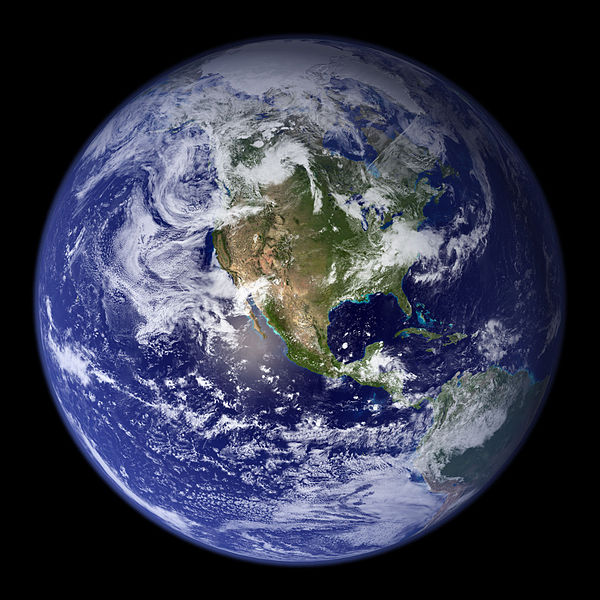
#> input picture Ödev1/Images/img_2.jpg, 600 x 600 px, found by its file name
$ python 'Calısma.py'
#> lines starting #> are read from the running program, lines starting #| are printed output that depends on the picture
import cv2
import numpy as np

img = cv2.imread("./Images/img_2.jpg")
#> img is the input picture: shape (600, 600, 3); mean B, G, R 76.1, 57.9, 54.6
print(img.shape)
#| (600, 600, 3)

x = 20
y = 10
#1 kanal mavi 2 kanal yeşil 3 kanal kırmızı
kanal = 0
#x,y kordinatındaki kanal kanalıkdaki deger
yogunluk = img[x,y,kanal]
#> yogunluk = 0
print(yogunluk)
#| 0

max_yogunluk = np.max(img)
#> max_yogunluk = 255
min_yogunluk = np.min(img)
#> min_yogunluk = 0
print(max_yogunluk)
#| 255
print(min_yogunluk)
#| 0

crap = img[100:500,100:500,0]
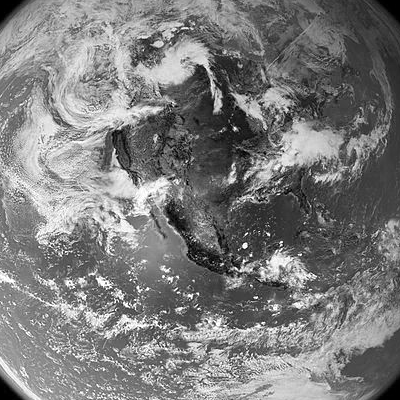
#> crap: shape (400, 400); min 0, max 255, mean 124.3
cv2.imshow("crap",crap)
cv2.imshow("img",img)


cv2.waitKey(0)
cv2.destroyAllWindows()

$ run again, with Ödev1/Images/img_3.jpg copied over Ödev1/Images/img_2.jpg
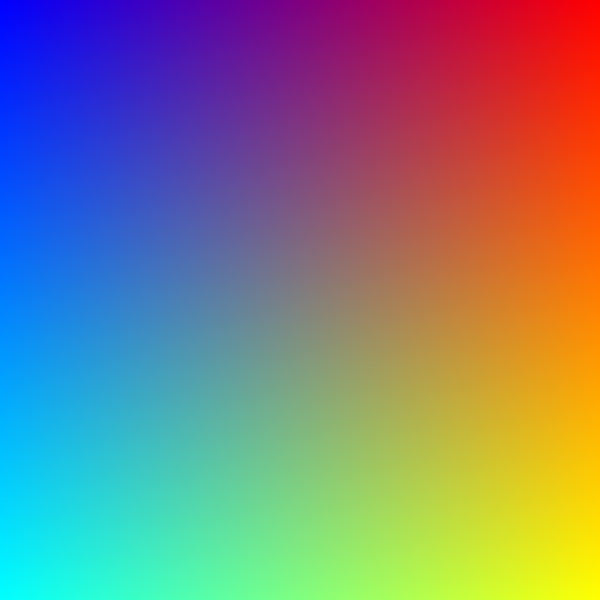
#> input picture Ödev1/Images/img_3.jpg, 600 x 600 px, found by its file name
#> img is the input picture: shape (600, 600, 3); mean B, G, R 127.7, 127.3, 127.3
#| (600, 600, 3)
#> yogunluk = 251
#| 251
#> max_yogunluk = 255
#> min_yogunluk = 0
#| 255
#| 0
#> `crap = img[100:500,100:500,0]`:
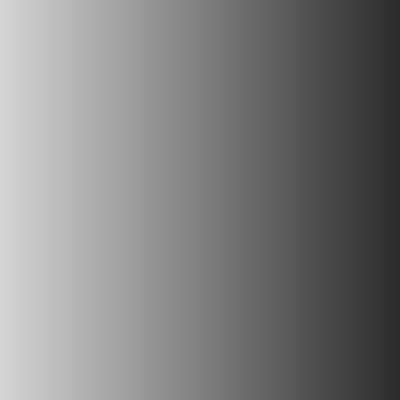
#> crap: shape (400, 400); min 43, max 213, mean 127.7

$ run again, with Ödev1/Images/img_5.jpg copied over Ödev1/Images/img_2.jpg
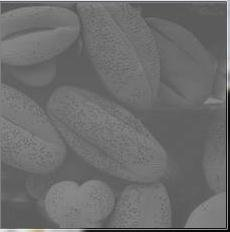
#> input picture Ödev1/Images/img_5.jpg, 230 x 232 px, found by its file name
#> img is the input picture: shape (232, 230, 3); mean B, G, R 109.2, 109.2, 109.2
#| (232, 230, 3)
#> yogunluk = 120
#| 120
#> max_yogunluk = 245
#> min_yogunluk = 0
#| 245
#| 0
#> `crap = img[100:500,100:500,0]`:
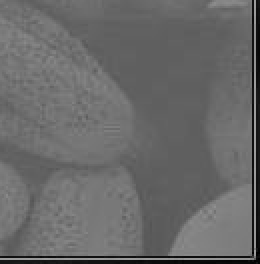
#> crap: shape (132, 130) (shown 2 times larger); min 0, max 159, mean 105
